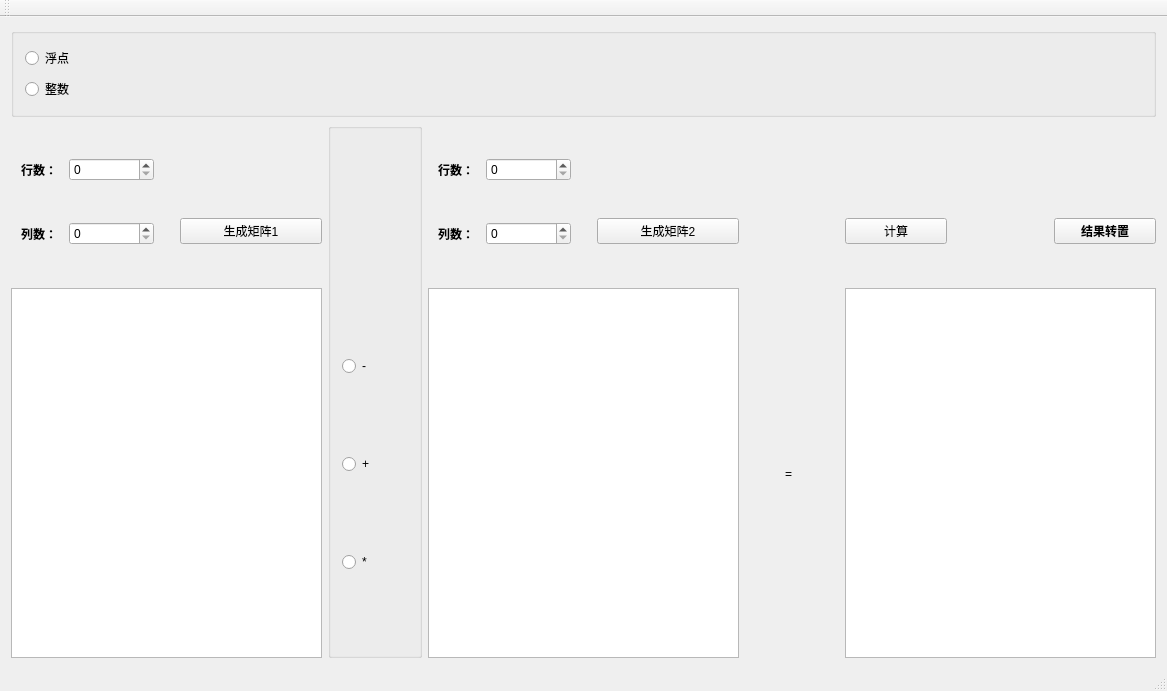
<?xml version="1.0" encoding="UTF-8"?>
<ui version="4.0">
 <class>MainWindow</class>
 <widget class="QMainWindow" name="MainWindow">
  <property name="geometry">
   <rect>
    <x>0</x>
    <y>0</y>
    <width>1167</width>
    <height>691</height>
   </rect>
  </property>
  <property name="windowTitle">
   <string>MainWindow</string>
  </property>
  <widget class="QWidget" name="centralWidget">
   <layout class="QVBoxLayout" name="verticalLayout_2">
    <item>
     <layout class="QVBoxLayout" name="verticalLayout" stretch="2,12">
      <item>
       <layout class="QVBoxLayout" name="verticalLayout_10">
        <item>
         <widget class="QGroupBox" name="groupBox">
          <property name="title">
           <string/>
          </property>
          <layout class="QVBoxLayout" name="verticalLayout_17">
           <item>
            <widget class="QRadioButton" name="floatButton">
             <property name="text">
              <string>浮点</string>
             </property>
            </widget>
           </item>
           <item>
            <widget class="QRadioButton" name="intButton">
             <property name="text">
              <string>整数</string>
             </property>
            </widget>
           </item>
          </layout>
         </widget>
        </item>
       </layout>
      </item>
      <item>
       <layout class="QHBoxLayout" name="horizontalLayout" stretch="10,3,10,3,10">
        <item>
         <layout class="QVBoxLayout" name="verticalLayout_3" stretch="3,7">
          <item>
           <layout class="QHBoxLayout" name="horizontalLayout_2" stretch="1,1">
            <item>
             <layout class="QVBoxLayout" name="verticalLayout_8">
              <item>
               <layout class="QHBoxLayout" name="horizontalLayout_3" stretch="1,2">
                <property name="leftMargin">
                 <number>10</number>
                </property>
                <property name="rightMargin">
                 <number>10</number>
                </property>
                <item>
                 <widget class="QLabel" name="label_2">
                  <property name="font">
                   <font>
                    <weight>75</weight>
                    <bold>true</bold>
                   </font>
                  </property>
                  <property name="text">
                   <string>行数：</string>
                  </property>
                 </widget>
                </item>
                <item>
                 <widget class="QSpinBox" name="row_1"/>
                </item>
               </layout>
              </item>
              <item>
               <layout class="QHBoxLayout" name="horizontalLayout_4" stretch="1,2">
                <property name="leftMargin">
                 <number>10</number>
                </property>
                <property name="rightMargin">
                 <number>10</number>
                </property>
                <item>
                 <widget class="QLabel" name="label_3">
                  <property name="font">
                   <font>
                    <weight>75</weight>
                    <bold>true</bold>
                   </font>
                  </property>
                  <property name="text">
                   <string>列数：</string>
                  </property>
                 </widget>
                </item>
                <item>
                 <widget class="QSpinBox" name="col_1"/>
                </item>
               </layout>
              </item>
             </layout>
            </item>
            <item>
             <layout class="QVBoxLayout" name="verticalLayout_9" stretch="5,1,2">
              <property name="leftMargin">
               <number>10</number>
              </property>
              <property name="rightMargin">
               <number>0</number>
              </property>
              <property name="bottomMargin">
               <number>0</number>
              </property>
              <item>
               <spacer name="verticalSpacer_5">
                <property name="orientation">
                 <enum>Qt::Vertical</enum>
                </property>
                <property name="sizeHint" stdset="0">
                 <size>
                  <width>20</width>
                  <height>40</height>
                 </size>
                </property>
               </spacer>
              </item>
              <item>
               <widget class="QPushButton" name="generateMatrix_1">
                <property name="text">
                 <string>生成矩阵1</string>
                </property>
               </widget>
              </item>
              <item>
               <spacer name="verticalSpacer_9">
                <property name="orientation">
                 <enum>Qt::Vertical</enum>
                </property>
                <property name="sizeHint" stdset="0">
                 <size>
                  <width>20</width>
                  <height>40</height>
                 </size>
                </property>
               </spacer>
              </item>
             </layout>
            </item>
           </layout>
          </item>
          <item>
           <widget class="QTextBrowser" name="text_1"/>
          </item>
         </layout>
        </item>
        <item>
         <layout class="QVBoxLayout" name="verticalLayout_6" stretch="10">
          <property name="leftMargin">
           <number>0</number>
          </property>
          <item>
           <widget class="QGroupBox" name="groupBox_2">
            <property name="title">
             <string/>
            </property>
            <property name="checkable">
             <bool>false</bool>
            </property>
            <layout class="QVBoxLayout" name="verticalLayout_16" stretch="15,1,5,1,5,1,5">
             <item>
              <spacer name="verticalSpacer">
               <property name="orientation">
                <enum>Qt::Vertical</enum>
               </property>
               <property name="sizeHint" stdset="0">
                <size>
                 <width>20</width>
                 <height>40</height>
                </size>
               </property>
              </spacer>
             </item>
             <item>
              <widget class="QRadioButton" name="minuxButton">
               <property name="text">
                <string>-</string>
               </property>
              </widget>
             </item>
             <item>
              <spacer name="verticalSpacer_3">
               <property name="orientation">
                <enum>Qt::Vertical</enum>
               </property>
               <property name="sizeHint" stdset="0">
                <size>
                 <width>20</width>
                 <height>40</height>
                </size>
               </property>
              </spacer>
             </item>
             <item>
              <widget class="QRadioButton" name="plusButton">
               <property name="text">
                <string>+</string>
               </property>
              </widget>
             </item>
             <item>
              <spacer name="verticalSpacer_4">
               <property name="orientation">
                <enum>Qt::Vertical</enum>
               </property>
               <property name="sizeHint" stdset="0">
                <size>
                 <width>20</width>
                 <height>40</height>
                </size>
               </property>
              </spacer>
             </item>
             <item>
              <widget class="QRadioButton" name="multiplyButton">
               <property name="text">
                <string>*</string>
               </property>
              </widget>
             </item>
             <item>
              <spacer name="verticalSpacer_2">
               <property name="orientation">
                <enum>Qt::Vertical</enum>
               </property>
               <property name="sizeHint" stdset="0">
                <size>
                 <width>20</width>
                 <height>40</height>
                </size>
               </property>
              </spacer>
             </item>
            </layout>
           </widget>
          </item>
         </layout>
        </item>
        <item>
         <layout class="QVBoxLayout" name="verticalLayout_5" stretch="3,7">
          <item>
           <layout class="QHBoxLayout" name="horizontalLayout_5" stretch="1,1">
            <item>
             <layout class="QVBoxLayout" name="verticalLayout_11">
              <item>
               <layout class="QHBoxLayout" name="horizontalLayout_6" stretch="1,2">
                <property name="leftMargin">
                 <number>10</number>
                </property>
                <property name="rightMargin">
                 <number>10</number>
                </property>
                <item>
                 <widget class="QLabel" name="label_4">
                  <property name="font">
                   <font>
                    <weight>75</weight>
                    <bold>true</bold>
                   </font>
                  </property>
                  <property name="text">
                   <string>行数：</string>
                  </property>
                 </widget>
                </item>
                <item>
                 <widget class="QSpinBox" name="row_2"/>
                </item>
               </layout>
              </item>
              <item>
               <layout class="QHBoxLayout" name="horizontalLayout_7" stretch="1,2">
                <property name="leftMargin">
                 <number>10</number>
                </property>
                <property name="rightMargin">
                 <number>10</number>
                </property>
                <item>
                 <widget class="QLabel" name="label_5">
                  <property name="font">
                   <font>
                    <weight>75</weight>
                    <bold>true</bold>
                   </font>
                  </property>
                  <property name="text">
                   <string>列数：</string>
                  </property>
                 </widget>
                </item>
                <item>
                 <widget class="QSpinBox" name="col_2"/>
                </item>
               </layout>
              </item>
             </layout>
            </item>
            <item>
             <layout class="QVBoxLayout" name="verticalLayout_12" stretch="5,1,2">
              <property name="leftMargin">
               <number>10</number>
              </property>
              <property name="bottomMargin">
               <number>0</number>
              </property>
              <item>
               <spacer name="verticalSpacer_8">
                <property name="orientation">
                 <enum>Qt::Vertical</enum>
                </property>
                <property name="sizeHint" stdset="0">
                 <size>
                  <width>20</width>
                  <height>40</height>
                 </size>
                </property>
               </spacer>
              </item>
              <item>
               <widget class="QPushButton" name="generateMatrix_2">
                <property name="text">
                 <string>生成矩阵2</string>
                </property>
               </widget>
              </item>
              <item>
               <spacer name="verticalSpacer_10">
                <property name="orientation">
                 <enum>Qt::Vertical</enum>
                </property>
                <property name="sizeHint" stdset="0">
                 <size>
                  <width>20</width>
                  <height>40</height>
                 </size>
                </property>
               </spacer>
              </item>
             </layout>
            </item>
           </layout>
          </item>
          <item>
           <widget class="QTextBrowser" name="text_2"/>
          </item>
         </layout>
        </item>
        <item>
         <layout class="QVBoxLayout" name="verticalLayout_7" stretch="10,1,5">
          <property name="leftMargin">
           <number>40</number>
          </property>
          <item>
           <spacer name="verticalSpacer_6">
            <property name="orientation">
             <enum>Qt::Vertical</enum>
            </property>
            <property name="sizeHint" stdset="0">
             <size>
              <width>20</width>
              <height>40</height>
             </size>
            </property>
           </spacer>
          </item>
          <item>
           <widget class="QLabel" name="label">
            <property name="text">
             <string>=</string>
            </property>
           </widget>
          </item>
          <item>
           <spacer name="verticalSpacer_7">
            <property name="orientation">
             <enum>Qt::Vertical</enum>
            </property>
            <property name="sizeHint" stdset="0">
             <size>
              <width>20</width>
              <height>40</height>
             </size>
            </property>
           </spacer>
          </item>
         </layout>
        </item>
        <item>
         <layout class="QVBoxLayout" name="verticalLayout_4" stretch="3,7">
          <item>
           <layout class="QHBoxLayout" name="horizontalLayout_8" stretch="2,2,2">
            <property name="leftMargin">
             <number>0</number>
            </property>
            <property name="topMargin">
             <number>0</number>
            </property>
            <property name="rightMargin">
             <number>0</number>
            </property>
            <item>
             <layout class="QVBoxLayout" name="verticalLayout_13" stretch="5,1,2">
              <item>
               <spacer name="verticalSpacer_11">
                <property name="orientation">
                 <enum>Qt::Vertical</enum>
                </property>
                <property name="sizeHint" stdset="0">
                 <size>
                  <width>20</width>
                  <height>40</height>
                 </size>
                </property>
               </spacer>
              </item>
              <item>
               <widget class="QPushButton" name="calculate">
                <property name="text">
                 <string>计算</string>
                </property>
               </widget>
              </item>
              <item>
               <spacer name="verticalSpacer_13">
                <property name="orientation">
                 <enum>Qt::Vertical</enum>
                </property>
                <property name="sizeHint" stdset="0">
                 <size>
                  <width>20</width>
                  <height>40</height>
                 </size>
                </property>
               </spacer>
              </item>
             </layout>
            </item>
            <item>
             <spacer name="horizontalSpacer">
              <property name="orientation">
               <enum>Qt::Horizontal</enum>
              </property>
              <property name="sizeHint" stdset="0">
               <size>
                <width>40</width>
                <height>20</height>
               </size>
              </property>
             </spacer>
            </item>
            <item>
             <layout class="QVBoxLayout" name="verticalLayout_14" stretch="5,1,2">
              <item>
               <spacer name="verticalSpacer_12">
                <property name="orientation">
                 <enum>Qt::Vertical</enum>
                </property>
                <property name="sizeHint" stdset="0">
                 <size>
                  <width>20</width>
                  <height>40</height>
                 </size>
                </property>
               </spacer>
              </item>
              <item>
               <widget class="QPushButton" name="transpose">
                <property name="font">
                 <font>
                  <weight>75</weight>
                  <bold>true</bold>
                 </font>
                </property>
                <property name="text">
                 <string>结果转置</string>
                </property>
               </widget>
              </item>
              <item>
               <spacer name="verticalSpacer_14">
                <property name="orientation">
                 <enum>Qt::Vertical</enum>
                </property>
                <property name="sizeHint" stdset="0">
                 <size>
                  <width>20</width>
                  <height>40</height>
                 </size>
                </property>
               </spacer>
              </item>
             </layout>
            </item>
           </layout>
          </item>
          <item>
           <widget class="QTextBrowser" name="text_3"/>
          </item>
         </layout>
        </item>
       </layout>
      </item>
     </layout>
    </item>
   </layout>
  </widget>
  <widget class="QMenuBar" name="menuBar">
   <property name="geometry">
    <rect>
     <x>0</x>
     <y>0</y>
     <width>1167</width>
     <height>23</height>
    </rect>
   </property>
  </widget>
  <widget class="QToolBar" name="mainToolBar">
   <attribute name="toolBarArea">
    <enum>TopToolBarArea</enum>
   </attribute>
   <attribute name="toolBarBreak">
    <bool>false</bool>
   </attribute>
  </widget>
  <widget class="QStatusBar" name="statusBar"/>
 </widget>
 <layoutdefault spacing="6" margin="11"/>
 <resources/>
 <connections/>
</ui>
